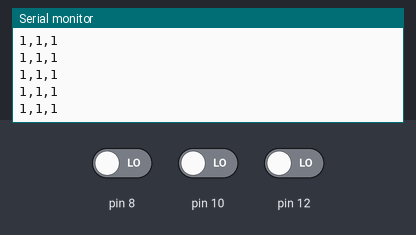
Bench run of a sketch on a simulated Arduino Uno, built with avr-gcc and run on an emulated ATmega328P. Shown: the last lines printed to the serial monitor. The inputs (shaded band) are chosen by the test bench; at power-on: pin 8 LOW, pin 10 LOW, pin 12 LOW.

Above: at 1.2 s.
1.3 s: pin 8 driven HIGH
At 2.4 s:
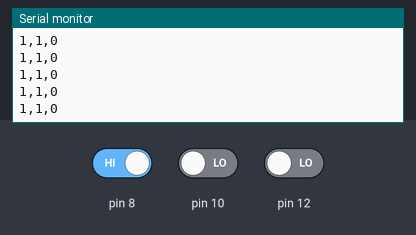
2.8 s: pin 10 driven HIGH
At 3.7 s:
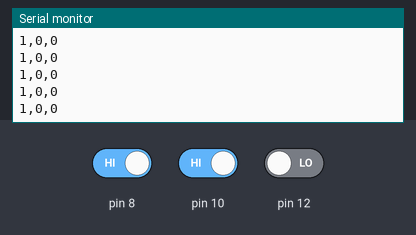
4.3 s: pin 12 driven HIGH
At 5.4 s:
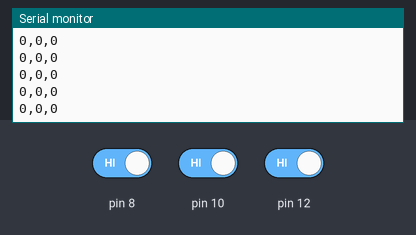
5.8 s: pin 8 driven LOW
At 6.6 s:
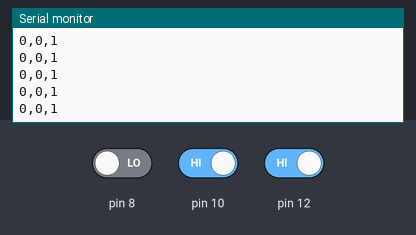
7.3 s: pin 10 driven LOW
At 7.9 s:
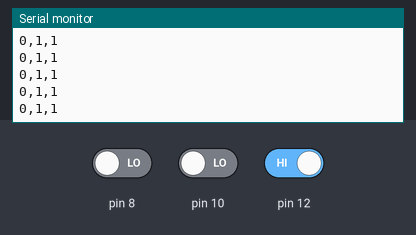

Measured:
- after the input at 1.3 s, the serial monitor: prints a new line after 0.07 s (image 1)
- after the input at 2.8 s, the serial monitor: prints a new line after 0.07 s (image 2)
- after the input at 4.3 s, the serial monitor: prints a new line after 0.07 s (image 3)
- after the input at 5.8 s, the serial monitor: prints a new line after 0.07 s (image 4)
- after the input at 7.3 s, the serial monitor: prints a new line after 0.07 s (image 5)

The sketch:

unocode.ino
```cpp
void setup() {
  Serial.begin(9600);
  pinMode(12, INPUT);
  pinMode(10, INPUT);
  pinMode(8, INPUT);
}

void loop() {

  if (digitalRead(12)) {
    Serial.print("0,");
  } else {
    Serial.print("1,");
  }
  if (digitalRead(10)) {
    Serial.print("0,");
  } else {
    Serial.print("1,");
  }
  if (digitalRead(8)) {
    Serial.println("0");
  } else {
    Serial.println("1");
  }
}
```
